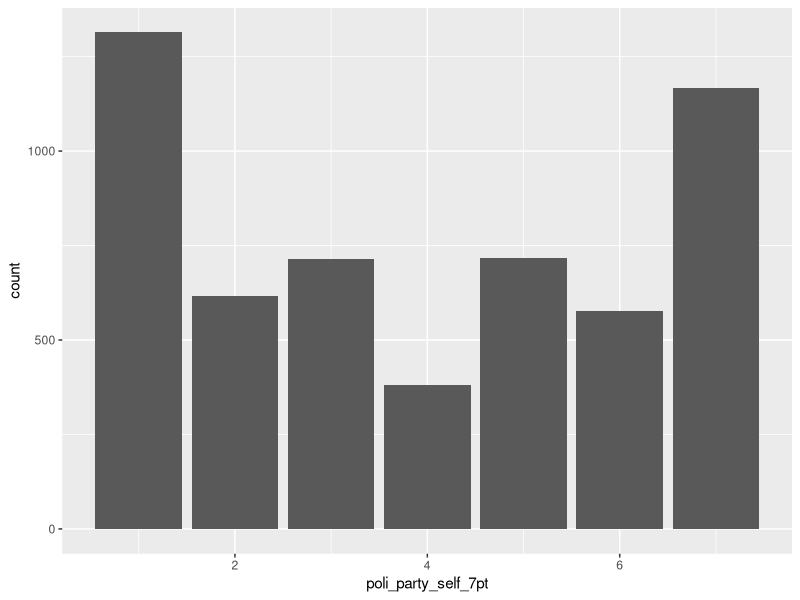
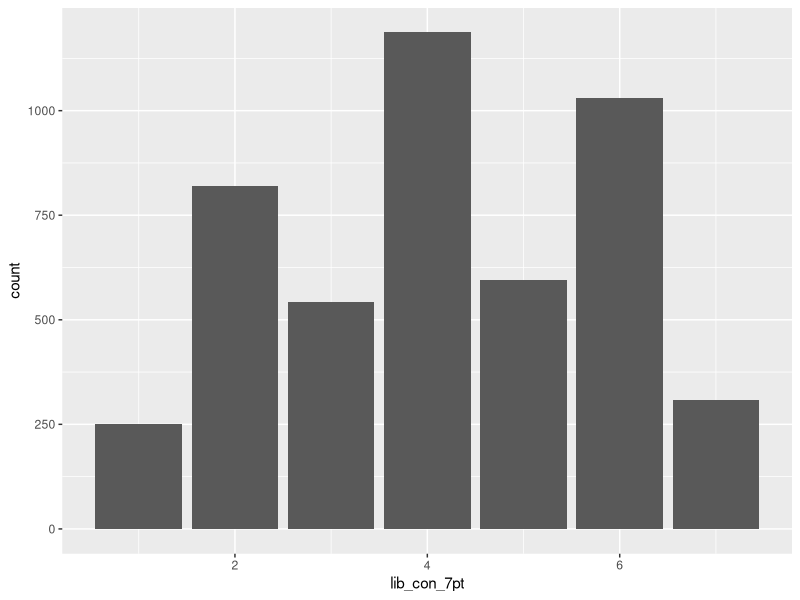
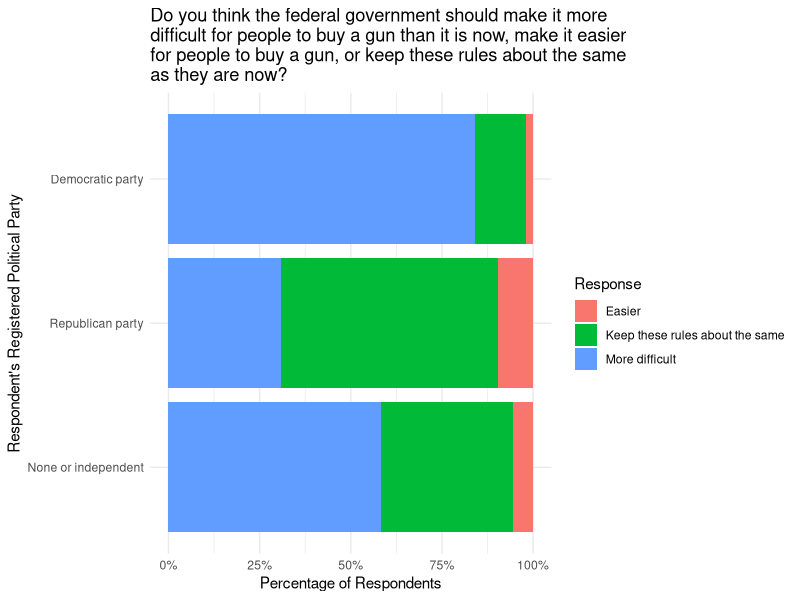
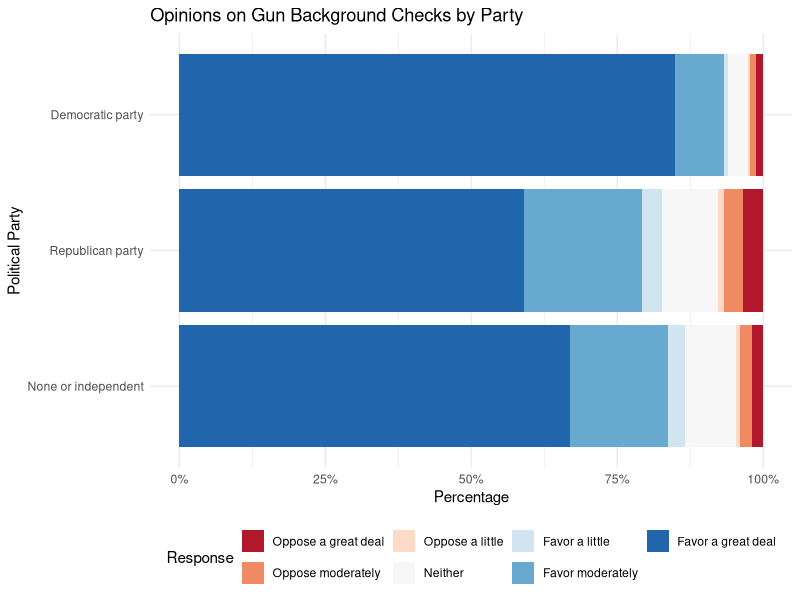
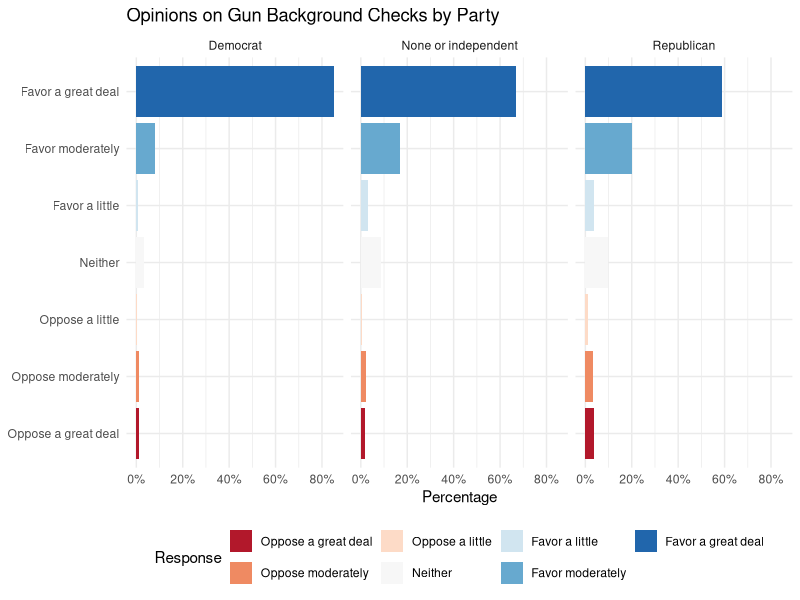
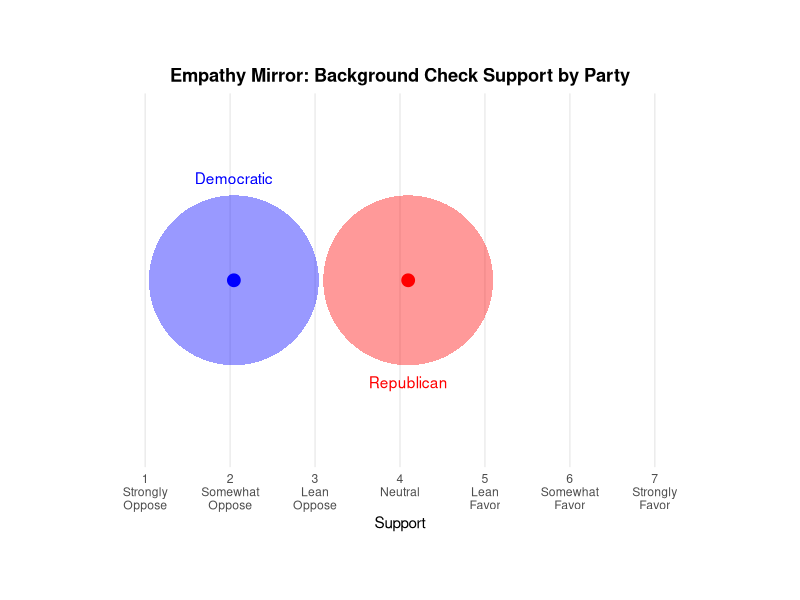
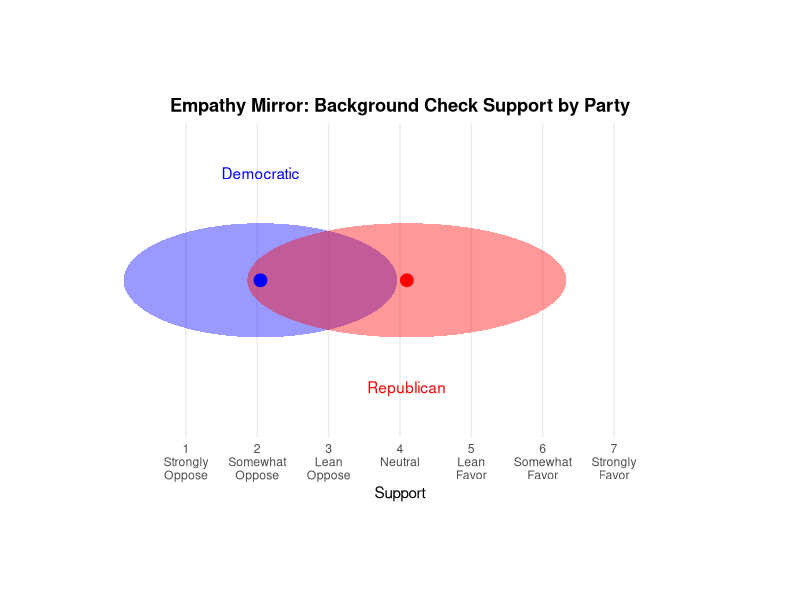
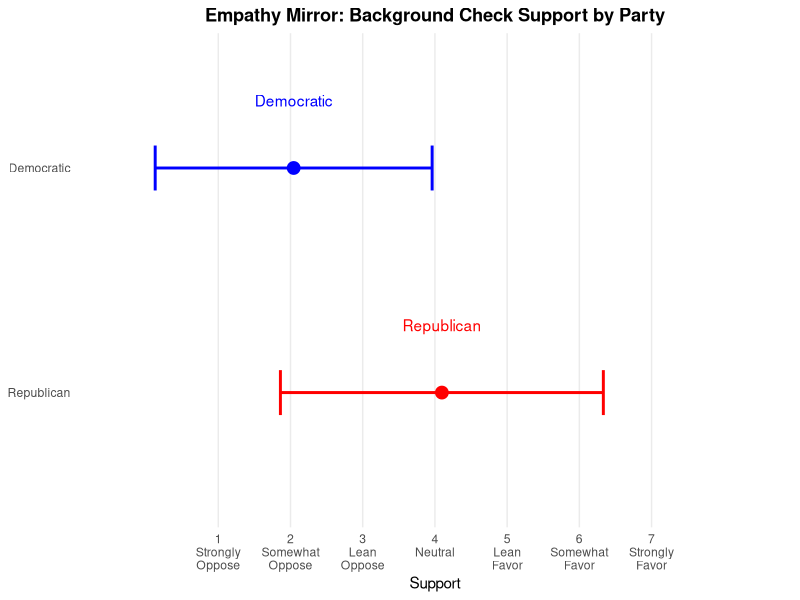

Reproduce these figures in R, in order.
## ---- chunk 1
#| label: packages
#| message: FALSE

library(tidyverse)
library(readr)
library(survey)
library(ggplot2)
library(scales)
library(dplyr)
library(ggforce)
library(ggridges)
## ---- chunk 2
#| label: data
#| message: FALSE
#| warning: FALSE

anes_2024_clean <- read_csv("../data/anes_2024_clean.csv")
## ---- chunk 3
#| label: eda

anes_2024_clean |>
  count(poli_party_self_7pt)

anes_2024_clean |>
  filter(poli_party_self_7pt > 0) |>
  ggplot(aes(x = poli_party_self_7pt)) +
  geom_bar()

anes_2024_clean |>
  filter(lib_con_7pt > 0) |>
  filter(lib_con_7pt < 90) |>
  ggplot(aes(x = lib_con_7pt)) +
  geom_bar()

anes_2024_clean |>
  filter(gun_difficulty > 0) |>
  filter(poli_party_reg > 0) |>
  filter(poli_party_reg < 5) |>
  mutate(
  gun_difficulty = case_when(
    gun_difficulty == 1 ~ "More difficult", 
    gun_difficulty == 2 ~ "Easier", 
    gun_difficulty == 3 ~ "Keep these rules about the same"
  ),
  gun_difficulty = factor(gun_difficulty, levels = c(
    "Easier", 
    "Keep these rules about the same", 
    "More difficult"
  )),
  poli_party_reg = case_when(
    poli_party_reg == 1 ~ "Democratic party",
    poli_party_reg == 2 ~ "Republican party",
    poli_party_reg == 4 ~ "None or independent"
  ), 
  poli_party_reg = factor(poli_party_reg, levels = c(
    "None or independent",
    "Republican party",
    "Democratic party"
  ))
  ) |>
  ggplot(aes(y = poli_party_reg, fill = gun_difficulty)) +
  geom_bar(position = "fill") +
  theme_minimal() +
  scale_x_continuous(labels = label_percent()) +
  labs(
    title = "Do you think the federal government should make it more
difficult for people to buy a gun than it is now, make it easier
for people to buy a gun, or keep these rules about the same
as they are now?", 
  x = "Percentage of Respondents", 
  y = "Respondent's Registered Political Party", 
  fill = "Response"
  ) 
## ---- chunk 4
#| label: gun-plots

anes_2024_clean |>
  filter(gun_background_checks > 0) |>
  filter(poli_party_reg %in% c(1, 2, 4)) |>
  mutate(
  gun_background_checks = case_when(
      gun_background_checks == 1 ~ "Favor a great deal",
      gun_background_checks == 2 ~ "Favor moderately",
      gun_background_checks == 3 ~ "Favor a little",
      gun_background_checks == 4 ~ "Neither",
      gun_background_checks == 5 ~ "Oppose a little",
      gun_background_checks == 6 ~ "Oppose moderately",
      gun_background_checks == 7 ~ "Oppose a great deal"
    ),
    gun_background_checks = factor(gun_background_checks, levels = c(
      "Oppose a great deal",
      "Oppose moderately",
      "Oppose a little",
      "Neither",
      "Favor a little",
      "Favor moderately",
      "Favor a great deal"
    )),
  poli_party_reg = case_when(
    poli_party_reg == 1 ~ "Democratic party",
    poli_party_reg == 2 ~ "Republican party",
    poli_party_reg == 4 ~ "None or independent"
  ), 
  poli_party_reg = factor(poli_party_reg, levels = c(
    "None or independent",
    "Republican party",
    "Democratic party"
  ))
  ) |>
  ggplot(aes(y = poli_party_reg, fill = gun_background_checks)) +
  geom_bar(position = "fill") +
  scale_x_continuous(labels = label_percent()) +
  scale_fill_brewer(palette = "RdBu") +
  labs(
    title = "Opinions on Gun Background Checks by Party", 
    x = "Percentage", 
    y = "Political Party", 
    fill = "Response"
  ) +
  theme_minimal() +
  theme(legend.position = "bottom")



anes_2024_clean |>
  filter(between(gun_background_checks, 1, 7)) |>
  filter(poli_party_reg %in% c(1, 2, 4)) |>
  mutate(
    gun_background_checks = case_when(
      gun_background_checks == 1 ~ "Favor a great deal",
      gun_background_checks == 2 ~ "Favor moderately",
      gun_background_checks == 3 ~ "Favor a little",
      gun_background_checks == 4 ~ "Neither",
      gun_background_checks == 5 ~ "Oppose a little",
      gun_background_checks == 6 ~ "Oppose moderately",
      gun_background_checks == 7 ~ "Oppose a great deal"
    ),
    gun_background_checks = factor(gun_background_checks, levels = c(
      "Oppose a great deal",
      "Oppose moderately",
      "Oppose a little",
      "Neither",
      "Favor a little",
      "Favor moderately",
      "Favor a great deal"
    )),
    poli_party_reg = case_when(
      poli_party_reg == 1 ~ "Democrat",
      poli_party_reg == 4 ~ "None or independent",
      poli_party_reg == 2 ~ "Republican"
    )
  ) |>
  count(poli_party_reg, gun_background_checks) |>
  group_by(poli_party_reg) |>
  mutate(percent = n / sum(n)) |>
  ggplot(aes(x = percent, y = gun_background_checks, fill = gun_background_checks)) +
  geom_bar(stat = "identity", position = "stack") +
  facet_wrap(~ poli_party_reg, nrow = 1) +
  scale_x_continuous(labels = label_percent()) +
  scale_fill_brewer(palette = "RdBu") +
  labs(
    title = "Opinions on Gun Background Checks by Party",
    x = "Percentage",
    y = NULL,
    fill = "Response"
  ) +
  theme_minimal() +
  theme(legend.position = "bottom")


anes_2024_clean |>
  filter(between(gun_background_checks, 1, 7)) |>
  filter(poli_party_reg %in% c(1, 2, 4)) |>
  mutate(
    party = case_when(
      poli_party_reg == 1 ~ "Democrat",
      poli_party_reg == 2 ~ "Republican",
      poli_party_reg == 4 ~ "None or independent"
    )
  ) |>
  group_by(party) |>
  summarise(
    mean_position = mean(gun_background_checks),
    sd_position = sd(gun_background_checks),
    n = n()
  )
## ---- chunk 5
#| label: mirror

anes_2024_clean |>
  mutate(
    party = case_when(
      poli_party_reg == 1 ~ "Democratic",
      poli_party_reg == 2 ~ "Republican",
      TRUE ~ NA_character_
    )
  ) |>
  filter(
    !is.na(post_full),
    !is.na(party),
    party %in% c("Democratic", "Republican"),
    gun_ban_assault_rifles %in% 1:7
  ) |>
  group_by(party) |>
  summarize(
    mean_bg = weighted.mean(gun_ban_assault_rifles, post_full, na.rm = TRUE),
    .groups = "drop"
  ) |>
  mutate(
    text_y = if_else(party == "Democratic", 1.2, -1.2)
  ) |>
  ggplot() +
  geom_circle(
    aes(x0 = mean_bg, y0 = 0, r = 1, fill = party),
    color = NA, alpha = 0.4
  ) +
  geom_point(aes(x = mean_bg, y = 0, color = party), size = 4) +
  geom_text(aes(x = mean_bg, y = text_y, label = party, color = party)) +
  scale_fill_manual(values = c(Democratic = "blue", Republican = "red")) +
  scale_color_manual(values = c(Democratic = "blue", Republican = "red")) +
  scale_x_continuous(
    breaks = 1:7,
    labels = c(
      "1\nStrongly\nOppose", "2\nSomewhat\nOppose", "3\nLean\nOppose",
      "4\nNeutral", "5\nLean\nFavor", "6\nSomewhat\nFavor", "7\nStrongly\nFavor"
    ),
    limits = c(1 - 1 - 0.2, 7 + 1 + 0.2)
  ) +
  scale_y_continuous(limits = c(-2, 2), breaks = NULL) +
  coord_fixed() +
  labs(
    title = "Empathy Mirror: Background Check Support by Party",
    x = "Support",
    y = NULL
  ) +
  theme_minimal() +
  theme(
    axis.ticks.y = element_blank(),
    panel.grid.major.y = element_blank(),
    panel.grid.minor = element_blank(),
    plot.title = element_text(face = "bold", hjust = 0.5),
    legend.position = "none"
  )



anes_2024_clean |>
  mutate(
    party = case_when(
      poli_party_reg == 1 ~ "Democratic",
      poli_party_reg == 2 ~ "Republican",
      TRUE ~ NA_character_
    )
  ) |>
  filter(
    !is.na(post_full),
    !is.na(party),
    party %in% c("Democratic", "Republican"),
    gun_ban_assault_rifles %in% 1:7
  ) |>
  group_by(party) |>
  summarize(
    mean_bg = weighted.mean(gun_ban_assault_rifles, post_full, na.rm = TRUE),
    sd_bg = sqrt(weighted.mean((gun_ban_assault_rifles - weighted.mean(gun_ban_assault_rifles, post_full, na.rm = TRUE))^2, post_full, na.rm = TRUE)),
    .groups = "drop"
  ) |>
  mutate(
    text_y = if_else(party == "Democratic", 1.5, -1.5),
    a = sd_bg,           # semi-major axis (horizontal, e.g. std. dev)
    b = 0.8              # semi-minor axis (vertical, fixed for clarity)
  ) |>
  ggplot() +
  geom_ellipse(
    aes(x0 = mean_bg, y0 = 0, a = a, b = b, angle = 0, fill = party),
    alpha = 0.4, color = NA
  ) +
  geom_point(aes(x = mean_bg, y = 0, color = party), size = 4) +
  geom_text(aes(x = mean_bg, y = text_y, label = party, color = party)) +
  scale_fill_manual(values = c(Democratic = "blue", Republican = "red")) +
  scale_color_manual(values = c(Democratic = "blue", Republican = "red")) +
  scale_x_continuous(
    breaks = 1:7,
    labels = c(
      "1\nStrongly\nOppose", "2\nSomewhat\nOppose", "3\nLean\nOppose",
      "4\nNeutral", "5\nLean\nFavor", "6\nSomewhat\nFavor", "7\nStrongly\nFavor"
    ),
    limits = c(1 - 2, 7 + 2)
  ) +
  scale_y_continuous(limits = c(-2, 2), breaks = NULL) +
  coord_fixed() +
  labs(
    title = "Empathy Mirror: Background Check Support by Party",
    x = "Support",
    y = NULL
  ) +
  theme_minimal() +
  theme(
    axis.ticks.y = element_blank(),
    panel.grid.major.y = element_blank(),
    panel.grid.minor = element_blank(),
    plot.title = element_text(face = "bold", hjust = 0.5),
    legend.position = "none"
  )




anes_2024_clean |>
  mutate(
    party = case_when(
      poli_party_reg == 1 ~ "Democratic",
      poli_party_reg == 2 ~ "Republican",
      TRUE ~ NA_character_
    )
  ) |>
  filter(
    !is.na(post_full),
    !is.na(party),
    party %in% c("Democratic", "Republican"),
    gun_ban_assault_rifles %in% 1:7
  ) |>
  group_by(party) |>
  summarize(
    mean_bg = weighted.mean(gun_ban_assault_rifles, post_full, na.rm = TRUE),
    sd_bg = sqrt(weighted.mean((gun_ban_assault_rifles - weighted.mean(gun_ban_assault_rifles, post_full, na.rm = TRUE))^2, post_full, na.rm = TRUE)),
    .groups = "drop"
  ) |>
  mutate(
    y = if_else(party == "Democratic", 1, 0)  # Fixed y-values for layout
  ) |>
  ggplot() +
  geom_errorbarh(
    aes(y = y, xmin = mean_bg - sd_bg, xmax = mean_bg + sd_bg, color = party),
    height = 0.2, linewidth = 1
  ) +
  geom_point(aes(x = mean_bg, y = y, color = party), size = 4) +
  geom_text(aes(x = mean_bg, y = y + 0.3, label = party, color = party)) +
  scale_color_manual(values = c(Democratic = "blue", Republican = "red")) +
  scale_x_continuous(
    breaks = 1:7,
    labels = c(
      "1\nStrongly\nOppose", "2\nSomewhat\nOppose", "3\nLean\nOppose",
      "4\nNeutral", "5\nLean\nFavor", "6\nSomewhat\nFavor", "7\nStrongly\nFavor"
    ),
    limits = c(1 - 1.5, 7 + 1.5)
  ) +
  scale_y_continuous(
    breaks = c(0, 1),
    labels = c("Republican", "Democratic"),
    limits = c(-0.5, 1.5)
  ) +
  coord_cartesian(clip = "off") +
  labs(
    title = "Empathy Mirror: Background Check Support by Party",
    x = "Support",
    y = NULL
  ) +
  theme_minimal() +
  theme(
    axis.title.y = element_blank(),
    axis.ticks.y = element_blank(),
    panel.grid.major.y = element_blank(),
    panel.grid.minor = element_blank(),
    plot.title = element_text(face = "bold", hjust = 0.5),
    legend.position = "none"
  )



anes_2024_clean |>
  mutate(
    party = case_when(
      poli_party_reg == 1 ~ "Democratic",
      poli_party_reg == 2 ~ "Republican",
      TRUE ~ NA_character_
    )
  ) |>
  filter(
    !is.na(post_full),
    !is.na(party),
    party %in% c("Democratic", "Republican"),
    gun_ban_assault_rifles %in% 1:7
  ) |>
  ggplot(aes(
    x = gun_ban_assault_rifles,
    y = party,
    fill = party,
    weight = post_full
  )) +
  geom_density_ridges(
    scale = 1.2,
    alpha = 0.5,
    color = NA
  ) +
  scale_fill_manual(values = c(Democratic = "blue", Republican = "red")) +
  scale_x_continuous(
    breaks = 1:7,
    labels = c(
      "1\nStrongly\nOppose", "2\nSomewhat\nOppose", "3\nLean\nOppose",
      "4\nNeutral", "5\nLean\nFavor", "6\nSomewhat\nFavor", "7\nStrongly\nFavor"
    ),
    limits = c(1, 7)
  ) +
  labs(
    title = "Distribution of Support for Background Checks by Party",
    x = "Support",
    y = NULL
  ) +
  theme_minimal() +
  theme(
    plot.title = element_text(face = "bold", hjust = 0.5),
    legend.position = "none"
  )
## ---- chunk 6
#| label: more-plots

anes_2024_clean |>
  mutate(
    party = case_when(
      poli_party_reg == 1 ~ "Democratic",
      poli_party_reg == 2 ~ "Republican",
      TRUE ~ NA_character_
    )
  ) |>
  filter(
    !is.na(post_full),
    !is.na(party),
    party %in% c("Democratic", "Republican"),
    maga_thermometer >= 0 & maga_thermometer <= 100
  ) |>
  ggplot(aes(x = maga_thermometer, color = party, fill = party, weight = post_full)) +
  geom_density(alpha = 0.3, linewidth = 1.2) +
  scale_fill_manual(values = c(Democratic = "blue", Republican = "red")) +
  scale_color_manual(values = c(Democratic = "blue", Republican = "red")) +
  scale_x_continuous(
    breaks = seq(0, 100, by = 20),
    limits = c(0, 100)
  ) +
  labs(
    title = "Overlayed Density of MAGA Thermometer Ratings by Party",
    x = "Thermometer Rating (0–100)",
    y = "Density"
  ) +
  theme_minimal() +
  theme(
    plot.title = element_text(face = "bold", hjust = 0.5)
  )

## ---- chunk 7
#| label: weights

anes_subset <- subset(anes_2024_clean, 
                      !is.na(full_var_psu) & 
                      !is.na(full_var_stratum) & 
                      !is.na(post_full))

# Define the design object using post-election weights (example)
anes_design <- svydesign(
  ids = ~full_var_psu,
  strata = ~full_var_stratum,
  weights = ~post_full,
  data = anes_subset,
  nest = TRUE
)

# Use svytable() to get proper weighted counts
tab <- svytable(~gun_difficulty, design = anes_design)
df <- as.data.frame(tab)
names(df) <- c("response", "weighted_count")

df <- df |>
  mutate(response = case_when(
    response == -9 ~ "Refused", 
    response == -8 ~ "Don’t know",
    response == -7 ~ "Insufficient partial, interview deleted",
    response == -6 ~ "No post interview",
    response == -5 ~ "Sufficient partial, breakoff",
    response == -1 ~ "Inapplicable",
    response == 1 ~ "More difficult",
    response == 2 ~ "Easier",
    response == 3 ~ "Keep these rules about the same"
  ))


ggplot(df, aes(y = response, x = weighted_count)) +
  geom_bar(stat = "identity") +
  labs(title = "Do you think the federal government should make it more
difficult for people to buy a gun than it is now, make it easier
for people to buy a gun, or keep these rules about the same
as they are now?",
       x = "Response", y = "Weighted Count") +
    scale_x_continuous(labels = scales::comma_format()) +
  theme_minimal()




# Step 1: Clean + recode
anes_subset_2 <- anes_2024_clean |>
  filter(
    !is.na(full_var_psu),
    !is.na(full_var_stratum),
    !is.na(post_full),
    !is.na(gun_difficulty),
    !is.na(poli_party_reg)
  ) |>
  mutate(
    gun_difficulty = case_when(
      gun_difficulty == -9 ~ "Refused", 
      gun_difficulty == -8 ~ "Don’t know",
      gun_difficulty == -7 ~ "Insufficient partial, interview deleted",
      gun_difficulty == -6 ~ "No post interview",
      gun_difficulty == -5 ~ "Sufficient partial, breakoff",
      gun_difficulty == -1 ~ "Inapplicable",
      gun_difficulty == 1 ~ "More difficult",
      gun_difficulty == 2 ~ "Easier",
      gun_difficulty == 3 ~ "Keep these rules about the same"
    ),
    poli_party_reg = case_when(
      poli_party_reg == -9 ~ "Refused",
      poli_party_reg == -8 ~ "Don’t know",
      poli_party_reg == -1 ~ "Inapplicable",
      poli_party_reg == 1 ~ "Democratic party",
      poli_party_reg == 2 ~ "Republican party",
      poli_party_reg == 4 ~ "None or independent",
      poli_party_reg == 5 ~ "Another party"
    )
  )

# Step 2: Define survey design
anes_design <- svydesign(
  ids = ~full_var_psu,
  strata = ~full_var_stratum,
  weights = ~post_full,
  data = anes_subset_2,
  nest = TRUE
)

# Step 3: Get weighted counts by response and party
tab <- svytable(~poli_party_reg + gun_difficulty, design = anes_design)
df <- as.data.frame(tab)
names(df) <- c("poli_party_reg", "gun_difficulty", "weighted_count")

# Step 4: Plot
ggplot(df, aes(y = poli_party_reg, x = weighted_count, fill = gun_difficulty)) +
  geom_col(position = "fill") +
  scale_x_continuous(labels = scales::percent_format()) +
  labs(
    title = "Do you think the federal government should make it more
difficult for people to buy a gun than it is now, make it easier
for people to buy a gun, or keep these rules about the same?"
  ) +
  theme_minimal()
